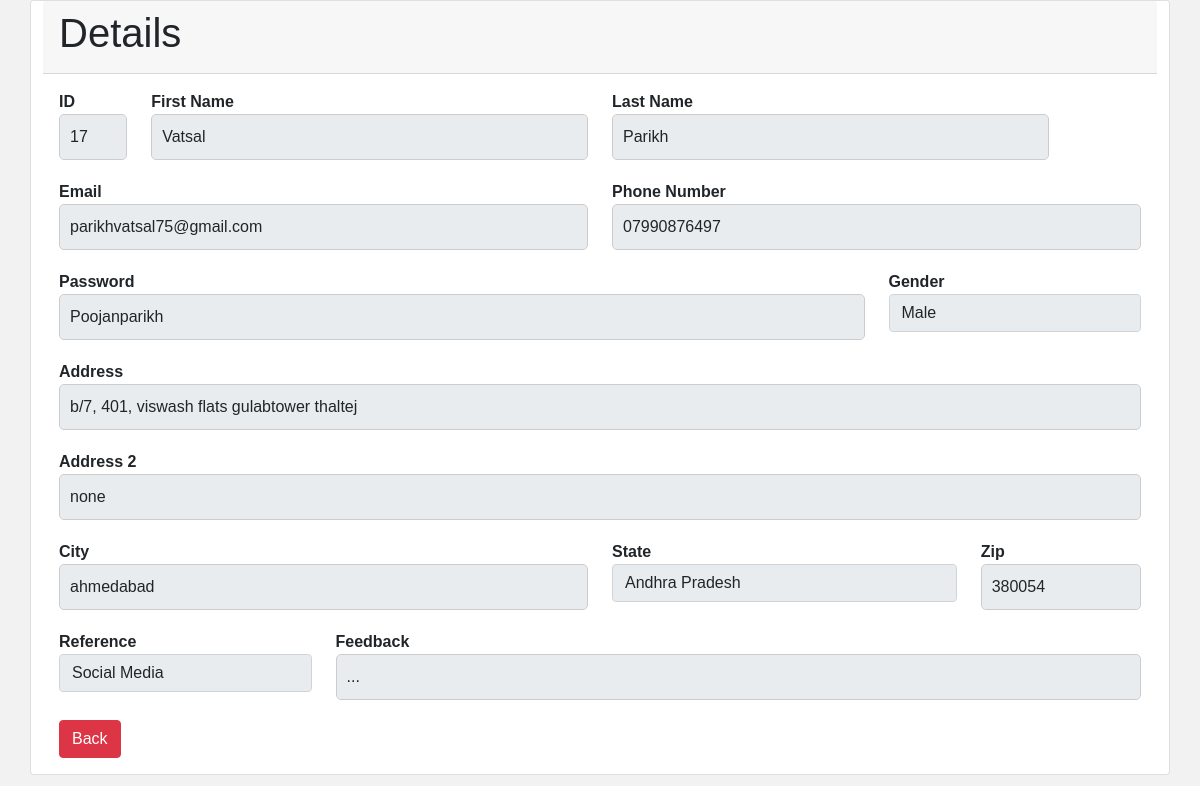
Screenshot of /show.php?ID=17 with the database file from the repository.
### tables this page shows
CREATE TABLE `details` (
  `ID` int(100) NOT NULL,
  `Date` date NOT NULL DEFAULT current_timestamp(),
  `FirstName` varchar(10) NOT NULL,
  `LastName` varchar(50) NOT NULL,
  `Email` varchar(50) NOT NULL,
  `PhoneNumber` varchar(50) NOT NULL,
  `Password` varchar(50) NOT NULL,
  `Gender` varchar(50) NOT NULL,
  `Address` varchar(50) NOT NULL,
  `Address2` varchar(50) NOT NULL,
  `City` varchar(50) NOT NULL,
  `State` varchar(50) NOT NULL,
  `Zip` varchar(50) NOT NULL,
  `Refrence` varchar(50) NOT NULL,
  `Feedback` varchar(50) NOT NULL
);

### show.php (the view, shortened to what this page needs)
<?php include('header.php') ?>
<?php
  $servername = "localhost";
  $username = "root";
  $password = "";
  $dbname = "form_db";
  $conn = new mysqli($servername, $username, $password, $dbname);
  $ID = $_GET['ID'];
  $register_query = "SELECT * FROM details WHERE ID='$ID' ";
  $register_query_run = mysqli_query($conn, $register_query);
  if (mysqli_num_rows($register_query_run) > 0)
  {
    while($row = mysqli_fetch_array($register_query_run))
    {
  ?>
<body>
  <div class="container">
    <div class="row">
      <div class="card">
        <div class="card-header">
          <h1>Details</h1>
        </div>
        <div class="card-body">
          <form method="POST" action="code.php">
            <div class="row">
              <div class="form-group col-md-1">
                  <label>ID</label>
                  <input type="text" name="edit_ID" class="form-control" value="<?php echo $row['ID']; ?>" readonly>
              </div>
              <div class="form-group col-md-5">
                <label>First Name</label>
                <input type="text" class="form-control" name="FirstName" value = "<?php echo $row['FirstName']; ?>" readonly>
              </div>
              <div class="form-group col-md-5">
                <label>Last Name</label>
                <input type="text" class="form-control" name="LastName" value = "<?php echo $row['LastName']; ?>" readonly>
              </div>
            </div>
            <div class="row">
              <div class="form-group col-md-6">
                <label>Email</label>
                <input type="text" class="form-control" name="Email" value = "<?php echo $row['Email']; ?>" readonly>
              </div>
              <div class="form-group col-md-6">
                <label>Phone Number</label>
                <input type="text" class="form-control" name="PhoneNumber" value = "<?php echo $row['PhoneNumber']; ?>" readonly>
              </div>
            </div>
            <div class="row">
              <div class="form-group col-md-9">
                <label>Password</label>
                <input type="text" class="form-control" name="Password" value = "<?php echo $row['Password']; ?>" readonly>
              </div>
              <div class="form-group col-md-3">
                <label>Gender</label>
                <select class="form-control" name="Gender" value = "<?php echo $row['Gender']; ?>" readonly>
                  <option>Male</option>
                </select>
              </div>
            </div>
            <div class="form-group">
              <label>Address</label>
              <input type="text" class="form-control" name="Address" value = "<?php echo $row['Address']; ?>" readonly>
            </div>
            <div class="form-group">
              <label>Address 2</label>
              <input type="text" class="form-control" name="Address2" value = "<?php echo $row['Address2']; ?>" readonly>
            </div>
            <div class="row">
              <div class="form-group col-md-6">
                <label>City</label>
                <input type="text" class="form-control" name="City" value = "<?php echo $row['City']; ?>" readonly>
              </div>
              <div class="form-group col-md-4">
                <label>State</label>
                <select class="form-control" name="State" value = "<?php echo $row['State']; ?>" readonly>
                  <option>Andhra Pradesh</option>
                </select>
              </div>
              <div class="form-group col-md-2">
                <label>Zip</label>
                <input type="text" class="form-control" name="Zip" value = "<?php echo $row['Zip']; ?>" readonly>
              </div>
            </div>
            <div class="row">
              <div class="form-group col-md-3">
                <label>Reference</label>
                <select class="form-control" name="Refrence" value = "<?php echo $row['Refrence']; ?>" readonly>
                  <option>Social Media</option>
                </select>
              </div>
              <div class="form-group col-md-9">
                <label>Feedback</label>
                <input type="text" class="form-control" name="Feedback" value = "<?php echo $row['Feedback']; ?>" readonly>
              </div>
            </div>
            <a href="index.php" class="btn btn-danger">Back</a>
          </form>
        </div>
      </div>
    </div>
  </div>
  <?php
  }
  }
  else
  {
    echo "no data found bt this ID";
  }
?>
</body>
<?php include('footer.php')?>

### header.php (shortened to what this page needs)
<!DOCTYPE html>
<html lang="en">
<head>
  <link rel="stylesheet" href="bootstrap.min.css">
  <link rel="stylesheet" href="style.css">
</head>

### footer.php (shortened to what this page needs)
</html>

### style.css (style rules this page uses)
body { font-family: Arial, sans-serif; background-color: #f2f2f2; }
.form-group { margin-bottom: 20px; }
label { font-weight: bold; }
input[type="text"], select { width: 100%; padding: 10px; border: 1px solid #ccc; border-radius: 5px; }

### rows the page displays
details: edit_ID "17", FirstName "Vatsal", LastName "Parikh", Email "parikhvatsal75@gmail.com", PhoneNumber "07990876497", Password "Poojanparikh", Gender "Male", Address "b/7, 401, viswash flats gulabtower thaltej", Address2 "none", City "ahmedabad", State "Andhra Pradesh", Zip "380054", Refrence "Social Media", Feedback "..."
